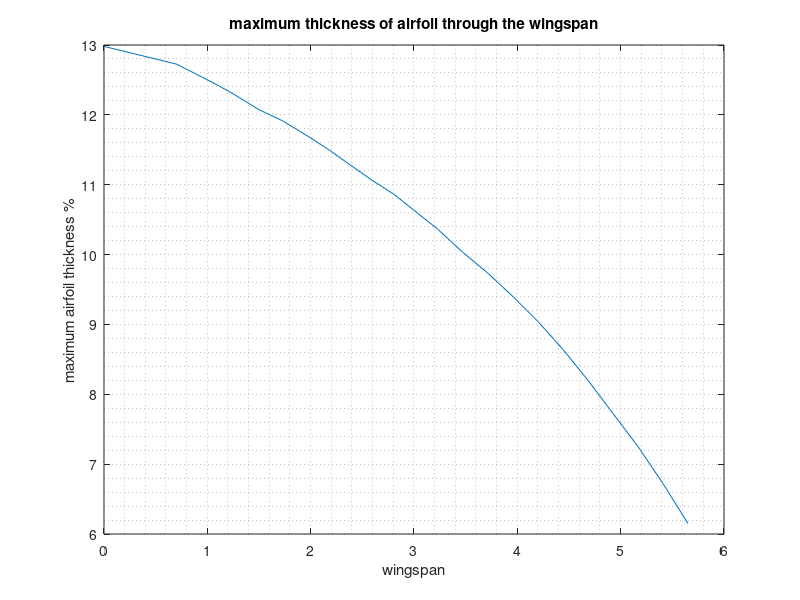

MATLAB code for this plot:
% thickness distribution along the wingspan of the Supermarine Spitfire
%NACA MPXX
%M=max camber % 
%P=position of the maximum camber divided by 10
%XX=max thickness % (T)
clc
clear all
close all

load('span_thickness.mat');
load('chord.mat');

span_v=span_thickness(:,1);
T_v=span_thickness(:,2)./chord *100; %thickness % over chord length (XX)

%from tables:
T_v(end-2)=7.25;
T_v(end-1)=6.72;
T_v(end)=6.15;
figure()
plot(span_v,T_v)
grid minor
ylabel('maximum airfoil thickness %')
xlabel('wingspan')
title('maximum thickness of airfoil through the wingspan')


% T_v contains XX
% set P=40
%set M= 2
M="2";
P="4";
formatSpec = '%.1f';
T_str1=num2str(T_v(T_v>10),formatSpec);
T_str2=strcat("0",num2str(T_v(T_v<10),formatSpec))
T_str=[T_str1;
        T_str2]
NACAs=strcat(M,P,T_str)